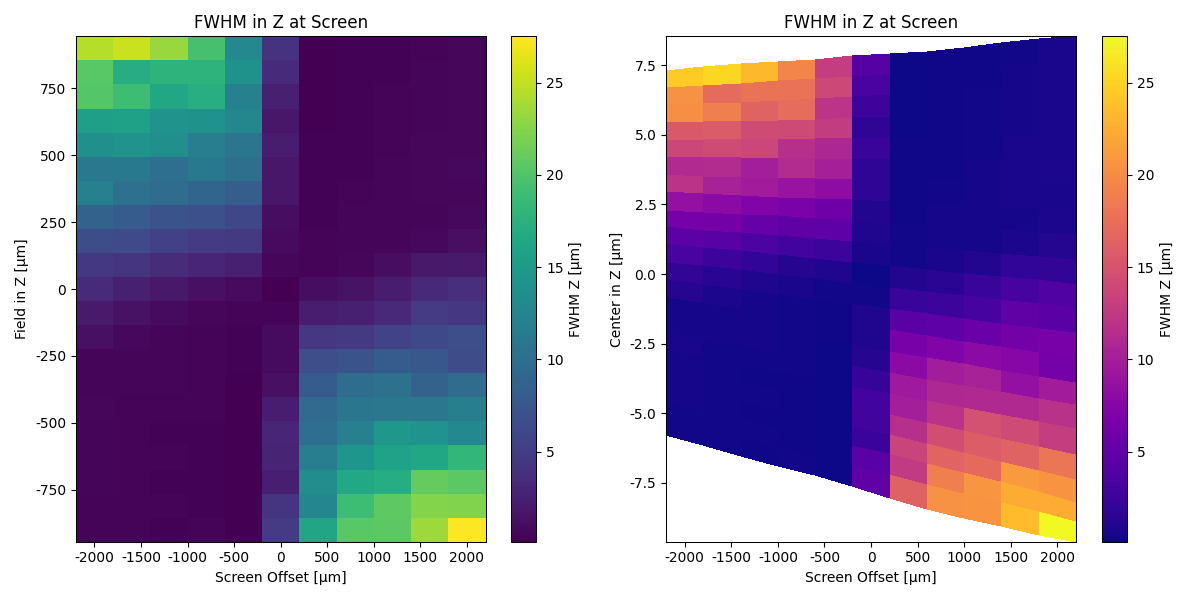

Write Python code to recreate this figure.
# -*- coding: utf-8 -*-

import numpy as np
import sys
import os
# sys.path.append(r"/Users/lhuang/Documents/GitHub/xrt")
# sys.path.append(r"c:/GitHub/xrt")
sys.path.append(os.path.join('..', '..', '..'))
# from lei_oes import ConvexHyperbolicCylindricalMirrorXMF
import xrt.backends.raycing.sources as rsources
import xrt.backends.raycing.screens as rscreens
import xrt.backends.raycing.materials as rmats
import xrt.backends.raycing.materials_elemental as rmatsel
import xrt.backends.raycing.materials_compounds as rmatsco
import xrt.backends.raycing.materials_crystals as rmatscr
import xrt.backends.raycing.oes as roes
import xrt.backends.raycing.apertures as rapts
import xrt.backends.raycing.run as rrun
import xrt.backends.raycing as raycing
import xrt.plotter as xrtplot
import xrt.runner as xrtrun

import matplotlib.pyplot as plt

def _fwhm_from_hist(x, bins=201, rng=None, baseline=0.0):
    """
    Compute FWHM from 1D samples by histogramming and linearly
    interpolating the half-max crossings. Returns (width, xL, xR).
    """
    h, edges = np.histogram(x, bins=bins, range=rng)
    c = 0.5 * (edges[:-1] + edges[1:])

    # Peak & half level (with baseline)
    i_max = np.argmax(h)
    y_max = h[i_max]
    half = baseline + 0.5 * (y_max - baseline)

    # Left side crossing
    i_left = np.where(h[:i_max+1] <= half)[0]
    if i_left.size == 0:
        xL = c[0]
    else:
        i1 = i_left[-1]
        i2 = min(i1 + 1, i_max)
        xL = c[i1] + (half - h[i1]) * (c[i2] - c[i1]) / (h[i2] - h[i1] + 1e-30)

    # Right side crossing
    seg = h[i_max:]
    i_right = np.where(seg <= half)[0]
    if i_right.size == 0:
        xR = c[-1]
    else:
        j2 = i_right[0] + i_max
        j1 = max(j2 - 1, i_max)
        xR = c[j1] + (half - h[j1]) * (c[j2] - c[j1]) / (h[j2] - h[j1] + 1e-30)
        
    # Use the centoid of the histogram as the center of the distribution
    cz = np.sum(c * h) / np.sum(h) if np.sum(h) > 0 else 0.0

    return (xR - xL), xL, xR, cz


def fwhm_from_samples(samples, bins=201, range=None, baseline=0.0):
    """Tiny convenience wrapper."""
    return _fwhm_from_hist(np.asarray(samples, dtype=float),
                           bins=bins, rng=range, baseline=baseline)


# ===========================================================

m1_theta = 3.4993e-3
m1_p = 1_491.3863
m1_q = 8.6145
m1_lu = 17.2857
m1_ld = 5.7619
m1_l = m1_lu + m1_ld

src_dx = 145.2e-3 / 5 / 2.355  # calculate RMS from FWHM
src_dz = 145.2e-3 / 5 / 2.355  # calculate RMS from FWHM

src_dxprime = 1e-3 / 2.355  # calculate RMS from FWHM
src_dzprime = 1e-3 / 2.355  # calculate RMS from FWHM

source_y0 = -m1_p * np.cos(m1_theta)
source_z0 = m1_p * np.sin(m1_theta)


def build_beamline(field_z = 0e-3, scr_offset = 0e-3): # field size in z direction

    # Update the source position based on the field size in z direction
    source_y = source_y0 + field_z * np.sin(m1_theta)
    source_z = source_z0 + field_z * np.cos(m1_theta)

    ca = (m1_theta + field_z/m1_p)*m1_l

    # Update the screen position based on the screen offset
    scr_y = (m1_q + scr_offset) * np.cos(m1_theta)
    scr_z = (m1_q + scr_offset) * np.sin(m1_theta)

    # ===========================================================

    beamLine = raycing.BeamLine()

    beamLine.geometricSource = rsources.GeometricSource(
        bl=beamLine,
        name="GS",
        center=[0, source_y, source_z],
        pitch=-m1_theta,
        dx=src_dx,
        dz=src_dz,
        dxprime=src_dxprime,
        dzprime=src_dzprime,
        nrays=500_000,  # increase the number of rays
    )

    beamLine.mirror = roes.EllipticalMirrorParam(
        bl=beamLine,
        name="EM",
        center=[0, 0, 0],
        pitch=m1_theta,
        extraPitch=-m1_theta,
        limPhysX=[-10.0, 10.0],
        limPhysY=[-m1_lu, m1_ld],
        p=m1_p,
        q=m1_q,
        isCylindrical=True,
    )

    beamLine.screen = rscreens.Screen(
        bl=beamLine,
        name="SCR",
        center=[0, scr_y, scr_z],
        z=[0, -np.sin(m1_theta), np.cos(m1_theta)],
    )

    return beamLine


def run_process(beamLine):
    geometricSource01beamGlobal01 = beamLine.geometricSource.shine()

    mrrorParam01beamGlobal01, mrrorParam01beamLocal01 = beamLine.mirror.reflect(
        beam=geometricSource01beamGlobal01
    )

    screen01beamLocal01 = beamLine.screen.expose(beam=mrrorParam01beamGlobal01)

    outDict = {
        "geometricSource01beamGlobal01": geometricSource01beamGlobal01,
        "mrrorParam01beamGlobal01": mrrorParam01beamGlobal01,
        "mrrorParam01beamLocal01": mrrorParam01beamLocal01,
        "screen01beamLocal01": screen01beamLocal01,
    }
    beamLine.prepare_flow()

    # === FWHM at screen (local coordinates) ==============================
    # Keep only good rays
    b = screen01beamLocal01
    # XRT typically flags good rays with state == 1
    good = b.state == 1
    print(f"[good]  good = {np.sum(good)}")

    x = b.x[good]  # meters
    z = b.z[good]  # meters
    xr = (np.nanmin(x), np.nanmax(x))
    zr = (np.nanmin(z), np.nanmax(z))

    fwhm_x, xL, xR, _ = fwhm_from_samples(x, bins=min([round(np.sum(good)/100), 512]), range=xr, baseline=0.0)
    fwhm_z, zL, zR, _ = fwhm_from_samples(z, bins=min([round(np.sum(good)/100), 512]), range=zr, baseline=0.0)

    print(f"[Screen @ local]  FWHM_x = {fwhm_x:.6e} mm  ({fwhm_x*1e3:.3f} µm)")
    print(f"[Screen @ local]  FWHM_z = {fwhm_z:.6e} mm  ({fwhm_z*1e3:.3f} µm)")
    # =====================================================================

    beamLine.fwhm_x = fwhm_x
    beamLine.fwhm_z = fwhm_z
    beamLine.screen01beamLocal01 = screen01beamLocal01

    return outDict


rrun.run_process = run_process


def define_plots():
    plots = []

    Source = xrtplot.XYCPlot(
        beam=r"geometricSource01beamGlobal01",
        xaxis=xrtplot.XYCAxis(label=r"x", fwhmFormatStr=r"%.3f", unit="um", factor=1e3),
        yaxis=xrtplot.XYCAxis(
            label=r"z",
            fwhmFormatStr=r"%.3f",
            # limits=[source_z0*1e3-1500, source_z0*1e3+1500],
            offset=source_z0 * 1e3,
            unit="um",
            factor=1e3,
        ),
        caxis=xrtplot.XYCAxis(label=r"energy", unit=r"eV"),
        title=r"Source",
        aspect="equal",
    )
    plots.append(Source)

    Footprint = xrtplot.XYCPlot(
        beam=r"mrrorParam01beamLocal01",
        xaxis=xrtplot.XYCAxis(
            label=r"x",
            fwhmFormatStr=r"%.3f",
            # limits=[-100, 100],
            unit="um",
            factor=1e3,
        ),
        yaxis=xrtplot.XYCAxis(
            label=r"y",
            fwhmFormatStr=r"%.3f",
            limits=[-11_000, 4_000],
            unit="um",
            factor=1e3,
        ),
        caxis=xrtplot.XYCAxis(label=r"energy", unit=r"eV"),
        title=r"Footprint",
        aspect="auto",
    )
    plots.append(Footprint)

    Focus = xrtplot.XYCPlot(
        beam=r"screen01beamLocal01",
        xaxis=xrtplot.XYCAxis(label=r"x", fwhmFormatStr=r"%.3f", unit="um", factor=1e3),
        yaxis=xrtplot.XYCAxis(label=r"z", fwhmFormatStr=r"%.3f", unit="um", factor=1e3),
        caxis=xrtplot.XYCAxis(label=r"energy", unit=r"eV"),
        aspect=r"auto",
        title=r"Focus",
    )
    plots.append(Focus)

    return plots


def main():

    fwhm_x_um = []
    fwhm_z_um = []
    field_z_um = np.linspace(-900, 900, 21)
    scr_offsets_um = np.linspace(-2000, 2000, 11)

    cz2d = np.zeros((len(field_z_um), len(scr_offsets_um)))
    fwhm_z2d = np.zeros((len(field_z_um), len(scr_offsets_um)))
    for idx_z, field_z in enumerate(field_z_um * 1e-3):
        for idx_so, scr_offset in enumerate(scr_offsets_um * 1e-3):

            beamLine = build_beamline(field_z, scr_offset)

            E0 = list(beamLine.geometricSource.energies)[0]
            beamLine.alignE = E0
            # plots = define_plots()
            xrtrun.run_ray_tracing(
                #plots=plots,
                repeats=1,
                processes=1,
                backend=r"raycing",
                beamLine=beamLine)
            # beamLine.glow()
            fwhm_x_um.append(beamLine.fwhm_x*1e3)
            fwhm_z_um.append(beamLine.fwhm_z*1e3)

            # === FWHM at screen (local coordinates) ==============================

            # Keep only good rays
            b = beamLine.screen01beamLocal01
            # XRT typically flags good rays with state == 1
            good = b.state == 1
            print(f"[good]  good = {np.sum(good)}")

            x = b.x[good]   # meters
            z = b.z[good]   # meters
            xr = (np.nanmin(x), np.nanmax(x))
            zr = (np.nanmin(z), np.nanmax(z))

            fwhm_x, _, _, _ = fwhm_from_samples(x, bins=min(round(np.sum(good)/100), 512), range=xr, baseline=0.0)
            fwhm_z, zL, zR, cz = fwhm_from_samples(z, bins=min([round(np.sum(good)/100), 512]), range=zr, baseline=0.0)

            print(f"[Screen @ local]  FWHM_x = {fwhm_x:.6e} mm  ({fwhm_x*1e3:.3f} µm)")
            print(f"[Screen @ local]  FWHM_z = {fwhm_z:.6e} mm  ({fwhm_z*1e3:.3f} µm)")
            print(f"[Screen @ local]  cz = {cz:.6e} mm  ({cz*1e3:.3f} µm)")

            cz2d[idx_z, idx_so] = cz
            fwhm_z2d[idx_z, idx_so] = fwhm_z

    # Plotting the results
    fig, axes = plt.subplots(1, 2, figsize=(12, 6))

    field_z2d_um, scr_offsets2d_um = np.meshgrid(field_z_um, scr_offsets_um, indexing='ij')
    c = axes[0].pcolormesh(scr_offsets2d_um, field_z2d_um, fwhm_z2d*1e3, shading="auto", cmap="viridis")
    axes[0].set_xlabel('Screen Offset [µm]')
    axes[0].set_ylabel('Field in Z [µm]')
    axes[0].set_title('FWHM in Z at Screen')
    fig.colorbar(c, ax=axes[0], label='FWHM Z [µm]')
    # c.set_clim(vmin=0, vmax=1.0)

    c = axes[1].pcolormesh(scr_offsets2d_um, cz2d*1e3, fwhm_z2d*1e3, shading="auto", cmap="plasma")
    axes[1].set_xlabel("Screen Offset [µm]")
    axes[1].set_ylabel("Center in Z [µm]")
    axes[1].set_title("FWHM in Z at Screen")
    fig.colorbar(c, ax=axes[1], label="FWHM Z [µm]")
    # c.set_clim(vmin=0, vmax=1.0)

    plt.tight_layout()

    # Save the figure in the current script directory
    script_dir = os.path.dirname(os.path.abspath(__file__))
    fig_path = os.path.join(
        script_dir, "XRF Reverse Confocal Microscope 3-mm-wd HKB-Screen-offset.png"
    )
    fig.savefig(fig_path)
    print(f"Figure saved to: {fig_path}")

    plt.show()

if __name__ == '__main__':
    main()
